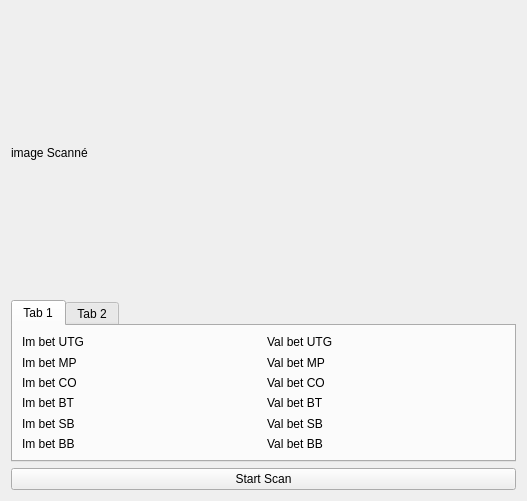
<?xml version="1.0" encoding="UTF-8"?>
<ui version="4.0">
 <class>diagReadBet</class>
 <widget class="QWidget" name="diagReadBet">
  <property name="geometry">
   <rect>
    <x>0</x>
    <y>0</y>
    <width>527</width>
    <height>501</height>
   </rect>
  </property>
  <property name="windowTitle">
   <string>Form</string>
  </property>
  <layout class="QVBoxLayout" name="verticalLayout">
   <item>
    <widget class="QLabel" name="scanImage">
     <property name="sizePolicy">
      <sizepolicy hsizetype="Expanding" vsizetype="Expanding">
       <horstretch>0</horstretch>
       <verstretch>0</verstretch>
      </sizepolicy>
     </property>
     <property name="text">
      <string>image Scanné</string>
     </property>
    </widget>
   </item>
   <item>
    <widget class="QTabWidget" name="tabWidget">
     <property name="sizePolicy">
      <sizepolicy hsizetype="Preferred" vsizetype="Preferred">
       <horstretch>0</horstretch>
       <verstretch>0</verstretch>
      </sizepolicy>
     </property>
     <property name="currentIndex">
      <number>0</number>
     </property>
     <widget class="QWidget" name="tab">
      <attribute name="title">
       <string>Tab 1</string>
      </attribute>
      <layout class="QGridLayout" name="gridLayout">
       <item row="0" column="0">
        <widget class="QLabel" name="imBetUtg">
         <property name="text">
          <string>Im bet UTG</string>
         </property>
        </widget>
       </item>
       <item row="0" column="1">
        <widget class="QLabel" name="valBetUtg">
         <property name="text">
          <string>Val bet UTG</string>
         </property>
        </widget>
       </item>
       <item row="1" column="0">
        <widget class="QLabel" name="imBetMp">
         <property name="text">
          <string>Im bet MP</string>
         </property>
        </widget>
       </item>
       <item row="1" column="1">
        <widget class="QLabel" name="valBetMp">
         <property name="text">
          <string>Val bet MP</string>
         </property>
        </widget>
       </item>
       <item row="2" column="0">
        <widget class="QLabel" name="imBetCo">
         <property name="text">
          <string>Im bet CO</string>
         </property>
        </widget>
       </item>
       <item row="2" column="1">
        <widget class="QLabel" name="valBetCo">
         <property name="text">
          <string>Val bet CO</string>
         </property>
        </widget>
       </item>
       <item row="3" column="0">
        <widget class="QLabel" name="imBetBt">
         <property name="text">
          <string>Im bet BT</string>
         </property>
        </widget>
       </item>
       <item row="3" column="1">
        <widget class="QLabel" name="valBetBt">
         <property name="text">
          <string>Val bet BT</string>
         </property>
        </widget>
       </item>
       <item row="4" column="0">
        <widget class="QLabel" name="imBetSb">
         <property name="text">
          <string>Im bet SB</string>
         </property>
        </widget>
       </item>
       <item row="4" column="1">
        <widget class="QLabel" name="valBetSb">
         <property name="text">
          <string>Val bet SB</string>
         </property>
        </widget>
       </item>
       <item row="5" column="0">
        <widget class="QLabel" name="imBetBb">
         <property name="text">
          <string>Im bet BB</string>
         </property>
        </widget>
       </item>
       <item row="5" column="1">
        <widget class="QLabel" name="valBetBb">
         <property name="text">
          <string>Val bet BB</string>
         </property>
        </widget>
       </item>
      </layout>
     </widget>
     <widget class="QWidget" name="tab_2">
      <attribute name="title">
       <string>Tab 2</string>
      </attribute>
      <widget class="QLabel" name="label_2">
       <property name="geometry">
        <rect>
         <x>190</x>
         <y>220</y>
         <width>47</width>
         <height>14</height>
        </rect>
       </property>
       <property name="text">
        <string>tab  2</string>
       </property>
      </widget>
     </widget>
    </widget>
   </item>
   <item>
    <widget class="QPushButton" name="btStartStrop">
     <property name="text">
      <string>Start Scan</string>
     </property>
    </widget>
   </item>
  </layout>
 </widget>
 <resources/>
 <connections/>
</ui>
